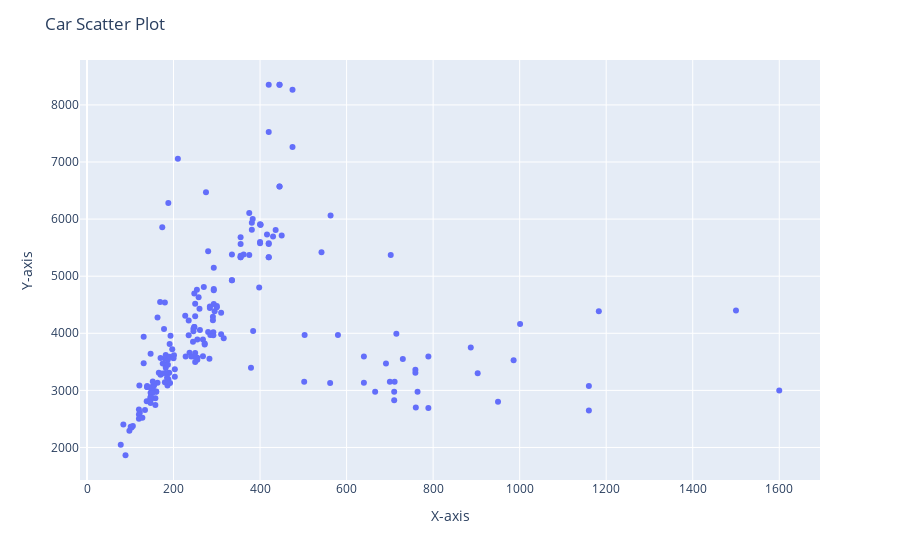

Source (notebook cell):
### Markdown cell above
### Elbow Method

### Code cell
# Create scatter plot using Plotly
fig = px.scatter(df, x='Horsepower', y='Weight', hover_data='Car Name')

# Set plot title and axis labels
fig.update_layout(title='Car Scatter Plot', xaxis_title='X-axis', yaxis_title='Y-axis')

# Show the plot
fig.show()

### Figure 1 — Plotly figure (JSON) as saved in the notebook; plotly's stock layout.template omitted (floating-point values rounded to 4 significant figures; data arrays with more than 128 entries replaced by an {"elided": "..."} marker saying what was removed)
{"data": [{"customdata": {"elided": "197x1 str values"}, "hovertemplate": "Horsepower=%{x}<br>Weight=%{y}<br>Car Name=%{customdata[0]}<extra></extra>", "legendgroup": "", "marker": {"color": "#636efa", "symbol": "circle"}, "mode": "markers", "name": "", "orientation": "v", "showlegend": false, "type": "scatter", "x": {"elided": "197 int values"}, "xaxis": "x", "y": {"elided": "197 int values"}, "yaxis": "y"}], "layout": {"legend": {"tracegroupgap": 0}, "margin": {"t": 60}, "title": {"text": "Car Scatter Plot"}, "xaxis": {"anchor": "y", "domain": [0, 1], "title": {"text": "X-axis"}}, "yaxis": {"anchor": "x", "domain": [0, 1], "title": {"text": "Y-axis"}}}}
